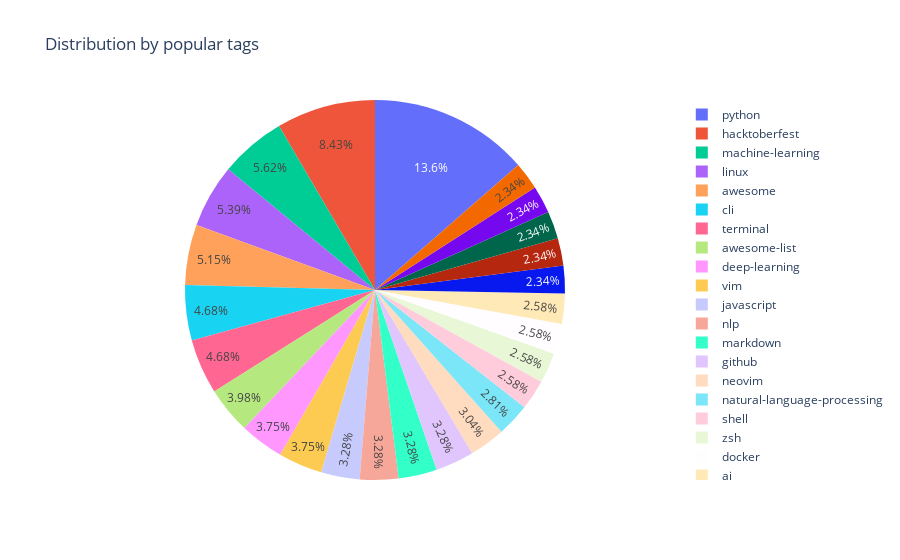

Here is the notebook cell this chart was saved with:
### Code cell
import plotly.express as px
topics_cnt_np = np.array(topics_cnt).T

fig = px.pie(topics_cnt["topic"], title="Distribution by popular tags",
              names=topics_cnt_np[0], values=topics_cnt_np[1])
fig.show()

### Figure 1 — Plotly figure (JSON) as saved in the notebook; plotly's stock layout.template omitted (floating-point values rounded to 4 significant figures)
{"data": [{"domain": {"x": [0, 1], "y": [0, 1]}, "hovertemplate": "label=%{label}<br>value=%{value}<extra></extra>", "labels": ["python", "hacktoberfest", "machine-learning", "linux", "awesome", "cli", "terminal", "awesome-list", "deep-learning", "vim", "javascript", "nlp", "markdown", "github", "neovim", "natural-language-processing", "shell", "zsh", "docker", "ai", "dotfiles", "theme", "data-science", "python3", "react"], "legendgroup": "", "name": "", "showlegend": true, "type": "pie", "values": [58, 36, 24, 23, 22, 20, 20, 17, 16, 16, 14, 14, 14, 14, 13, 12, 11, 11, 11, 11, 10, 10, 10, 10, 10]}], "layout": {"legend": {"tracegroupgap": 0}, "title": {"text": "Distribution by popular tags"}}}
